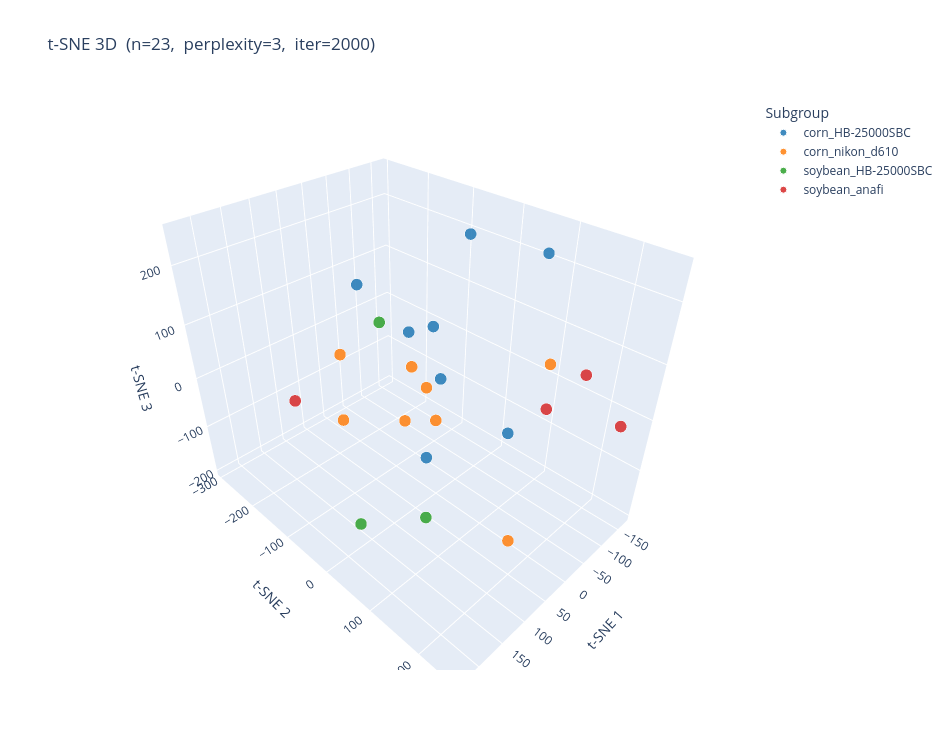

Here is the notebook cell this chart was saved with:
### Markdown cell above
#### t-SNE — 3D

3D variant — drag to rotate, scroll to zoom.

### Code cell
plot_tsne(embeddings, result, output_path=None, dimensions=3)

### Figure 1 — Plotly figure (JSON) as saved in the notebook; plotly's stock layout.template omitted (floating-point values rounded to 4 significant figures)
{"data": [{"hovertemplate": "%{text}<extra>corn_HB-25000SBC</extra>", "marker": {"color": "#1f77b4", "line": {"color": "white", "width": 1}, "opacity": 0.85, "size": 7}, "mode": "markers", "name": "corn_HB-25000SBC", "text": ["images/corn_HB-25000SBC/220622-225403-corn-HB-25000SBC-54e94639.png", "images/corn_HB-25000SBC/220622-225403-corn-HB-25000SBC-af33e7ca.png", "images/corn_HB-25000SBC/220622-225403-corn-HB-25000SBC-fda2adee.png", "images/corn_HB-25000SBC/220622-225404-corn-HB-25000SBC-58235c1f.png", "images/corn_HB-25000SBC/220622-225405-corn-HB-25000SBC-328a4c61.png", "images/corn_HB-25000SBC/220622-225405-corn-HB-25000SBC-68fd040c.png", "images/corn_HB-25000SBC/220622-225405-corn-HB-25000SBC-7a2bde6a.png", "images/corn_HB-25000SBC/220622-225405-corn-HB-25000SBC-a45a936e.png"], "type": "scatter3d", "x": [-152.1, 66.22, -62.28, 58.51, 0.7921, 56.41, -44.97, -112.3], "y": [72.1, 39.16, -2.638, -5.751, 4.806, -117.0, -55.66, 59.51], "z": [215.1, -63.49, 249.2, 137.9, 34.53, 171.4, 83.32, -106.8]}, {"hovertemplate": "%{text}<extra>corn_nikon_d610</extra>", "marker": {"color": "#ff7f0e", "line": {"color": "white", "width": 1}, "opacity": 0.85, "size": 7}, "mode": "markers", "name": "corn_nikon_d610", "text": ["images/corn_nikon_d610/190627-090900-corn-nikon_d610-bded43cb.JPG", "images/corn_nikon_d610/190627-090901-corn-nikon_d610-67679dac.JPG", "images/corn_nikon_d610/190627-091105-corn-nikon_d610-8d6b86d0.JPG", "images/corn_nikon_d610/190627-091202-corn-nikon_d610-b7725cb0.JPG", "images/corn_nikon_d610/190627-090803-corn-nikon_d610-84e374af.JPG", "images/corn_nikon_d610/190627-091502-corn-nikon_d610-ba4f7547.JPG", "images/corn_nikon_d610/190627-091503-corn-nikon_d610-e2cc5642.JPG", "images/corn_nikon_d610/190627-091801-corn-nikon_d610-94fd680b.JPG"], "type": "scatter3d", "x": [17.05, 38.86, 165.0, -14.32, 18.49, -135.6, 65.57, -97.22], "y": [-220.5, 217.7, 107.8, -90.82, 171.9, -129.8, -161.7, -119.3], "z": [-16.16, 178.9, 183.0, -109.1, -182.6, -197.3, -102.2, -93.94]}, {"hovertemplate": "%{text}<extra>soybean_HB-25000SBC</extra>", "marker": {"color": "#2ca02c", "line": {"color": "white", "width": 1}, "opacity": 0.85, "size": 7}, "mode": "markers", "name": "soybean_HB-25000SBC", "text": ["images/soybean_HB-25000SBC/220608-143001-soybeans-HB-25000SBC-37dc1b2c.png", "images/soybean_HB-25000SBC/220608-143001-soybeans-HB-25000SBC-754c6a11.png", "images/soybean_HB-25000SBC/220608-143001-soybeans-HB-25000SBC-8235f317.png"], "type": "scatter3d", "x": [187.7, -140.8, 231.2], "y": [155.9, -292.5, 75.69], "z": [-18.33, -45.05, -57.82]}, {"hovertemplate": "%{text}<extra>soybean_anafi</extra>", "marker": {"color": "#d62728", "line": {"color": "white", "width": 1}, "opacity": 0.85, "size": 7}, "mode": "markers", "name": "soybean_anafi", "text": ["images/soybean_anafi/210625-131202-soybeans-Anafi-fce5a850.JPG", "images/soybean_anafi/210625-131205-soybeans-Anafi-8bc119e3.JPG", "images/soybean_anafi/210625-131303-soybeans-Anafi-614a4aea.JPG", "images/soybean_anafi/210625-131501-soybeans-Anafi-49b5fd6d.JPG"], "type": "scatter3d", "x": [192.0, -167.6, -113.4, -53.29], "y": [-109.0, 156.3, 253.1, 164.0], "z": [33.16, 33.3, 16.91, 32.65]}], "layout": {"height": 750, "legend": {"font": {"size": 12}, "title": {"text": "Subgroup"}}, "paper_bgcolor": "white", "scene": {"bgcolor": "white", "xaxis": {"title": {"text": "t-SNE 1"}}, "yaxis": {"title": {"text": "t-SNE 2"}}, "zaxis": {"title": {"text": "t-SNE 3"}}}, "title": {"font": {"size": 17}, "text": "t-SNE 3D  (n=23,  perplexity=3,  iter=2000)"}, "width": 950}}
